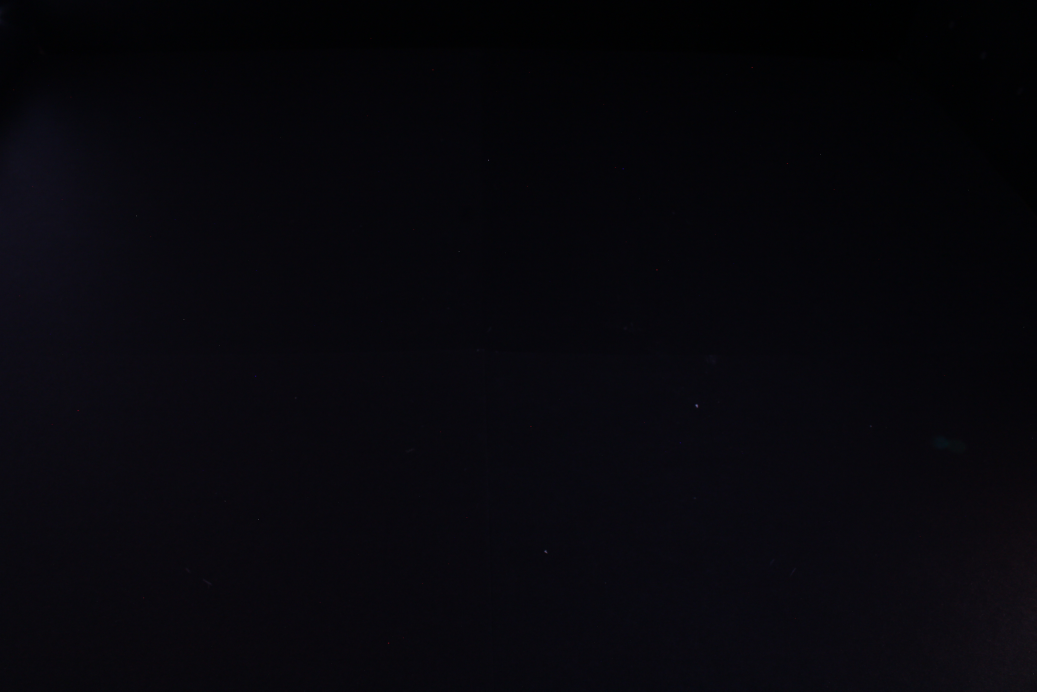
#> input picture src/data/optimized_hdri_results/brighter_gnome/night_no_obj.JPG, 5184 x 3456 px, given in place of winter_obj.JPG, which was not available (shown at 1/5 size)
$ jupyter execute --allow-errors led_test.ipynb
#> lines starting #> are read from the running program, lines starting #| are printed output that depends on the picture; after the words box and inside, x2 and y2 are one past the last pixel; in counts of white or black regions, pixels touching at a corner belong together; pictures that were not available may be replaced by others from this repository, and a replacement may not be noted
### src/Utils.py
import mitsuba as mi
import matplotlib.pyplot as plt
import numpy as np
import cv2
import json
from Configs import Configs as cf

class SceneUtils:

    # [496 lines left out: functions light_grid_old, light_grid, light_grid_2d, get_cube_path, get_base_scene_dict, add_sphere_to_scene_dict and 3 more, not called in this run]

    @staticmethod
    def get_mask(img1, img2, threshold=30):
        diff = cv2.absdiff(img1, img2)
        diff = cv2.cvtColor(diff, cv2.COLOR_BGR2GRAY)
        mask = cv2.threshold(diff, threshold, 255, cv2.THRESH_BINARY)[1]
        mask = cv2.cvtColor(mask, cv2.COLOR_GRAY2BGR)

        return mask

class ConfigUtils:
    """
    Utility class for loading, getting, setting, and saving configuration
    stored in a nested JSON structure. Automatically saves on each set operation.
    """
    # [39 lines left out: functions __init__, _load_json, save, get_value, set_value, not called in this run]


    # Top-level convenience methods

    # calibration_idx
    def get_calibration_idx(self):
        return self.get_value("calibration_idx")

    def set_calibration_idx(self, idx):
        self.set_value("calibration_idx", idx)


    # scene_calibration_params (raw dict of JSON-strings)
    def get_scene_param(self, param):
        raw = self.get_value(f"scene_calibration_params.{param}")
        return json.loads(raw)

    def set_scene_param(self, param, vals):
        self.set_value(f"scene_calibration_params.{param}", json.dumps(vals))

    def get_scene_calibration_params(self):
        """Return the raw scene_calibration_params dict (values are JSON-strings)."""
        return self.get_value("scene_calibration_params")

    # [15 lines left out: functions set_scene_calibration_params, get_camera_param, not called in this run]

    def set_camera_param(self, param, vals):
        val = json.dumps(vals) if not isinstance(vals, str) else vals
        self.set_value(f"camera_calibration_params.{param}", val)

    def get_camera_calibration_params(self):
        """Return the raw camera_calibration_params dict (values are strings)."""
        return self.get_value("camera_calibration_params")

    # [24 lines left out: functions set_camera_calibration_params, get_hdri_mapping, set_hdri_mapping, not called in this run]

    # # individual light helpers (optional)
    # def get_light_rgb(self, light):
    #     """Get RGB list for a specific light (e.g., 'light_3')."""
    #     return self.get_value(f"hdri_mapping.{light}.rgb")

    # def set_light_rgb(self, light, rgb):
    #     """Set RGB list for a specific light and save."""
    #     self.set_value(f"hdri_mapping.{light}.rgb", rgb)

### src/led_test.ipynb
[cell 1]
from LEDController import LEDController
from CameraController import CameraController
from DataCollection import DataCollection
import time

hdri_name = "bloem"
calibration_idx = 57
calibration_images_folder = "data/optimized_hdri_results"

hdri_list = [
    # "bloem",
    # "cinema_lobby_4k",
    # "circus_arena_4k",
    # "indoor",
    # "night",
    "winter"
    ]

# led = LEDController()
# CollectionController = DataCollection(led_test=False, camera_test=False, calibration_folder=calibration_images_folder)
# camera = CameraController()

#> (a cell that did not finish here is left out)

[cell 3]
from Utils import SceneUtils
import cv2
import os

# src/data/optimized_hdri_results/bloem_no_obj.JPG

folder = "data/optimized_hdri_results/brighter_gnome"
for hdri in hdri_list:
    print(hdri)
    im1 = cv2.imread(f"{folder}/{hdri}_obj.JPG")
#> im1 is the input picture: shape (3456, 5184, 3); mean B, G, R 11.9, 6.9, 7.6
    # cv2.imshow("Image 1", im1)
    im2 = cv2.imread(f"{folder}/{hdri}_no_obj.JPG")
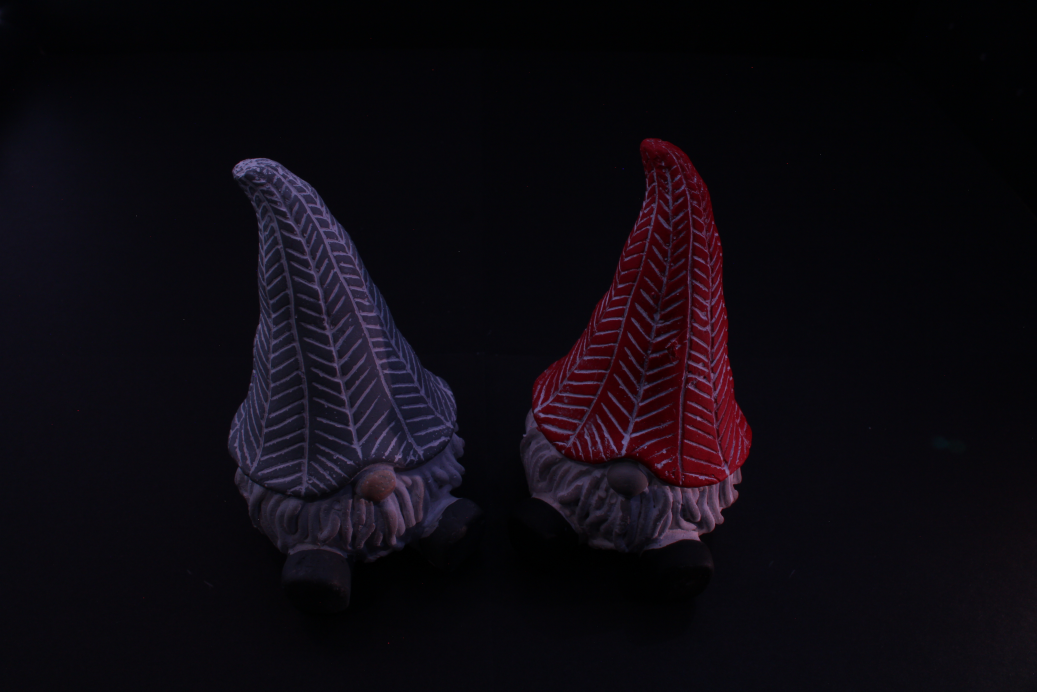
#> input picture src/data/optimized_hdri_results/brighter_gnome/night_obj.JPG, 5184 x 3456 px, given in place of winter_no_obj.JPG, which was not available (shown at 1/5 size)
#> im2 is the input picture: shape (3456, 5184, 3); mean B, G, R 16.5, 9.9, 14
    # cv2.imshow("Image 2", im2)
    mask = SceneUtils.get_mask(im2, im1, 10)
#> in get_mask, `diff = cv2.cvtColor(diff, cv2.COLOR_BGR2GRAY)`:
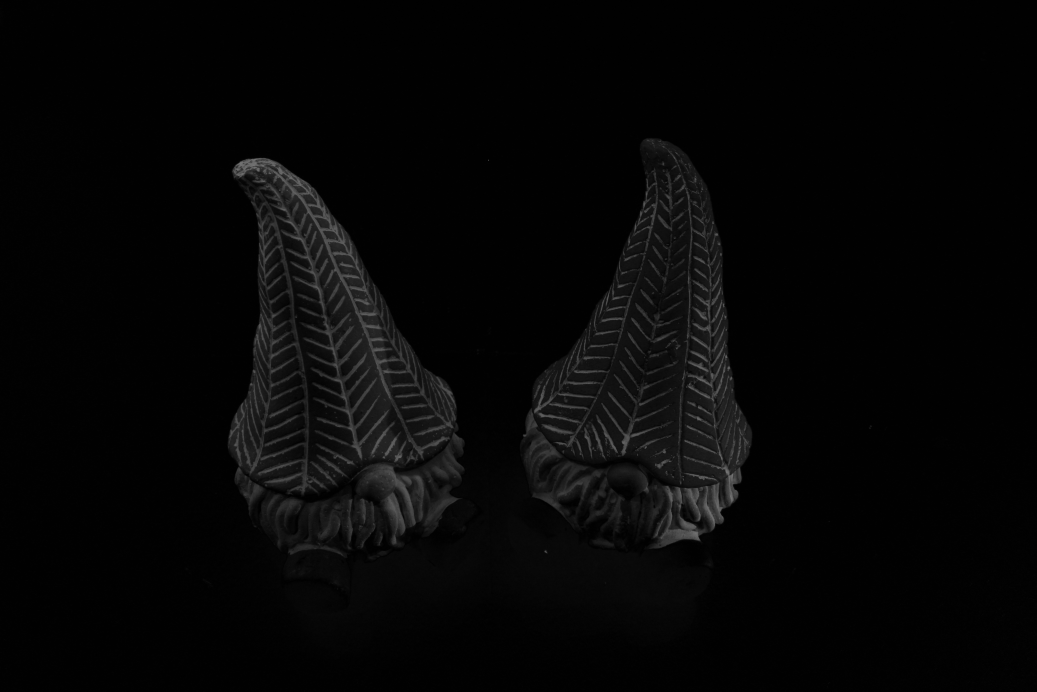
#> diff: shape (3456, 5184) (shown at 1/5 size); min 0, max 234, mean 6.2
#> in get_mask, `mask = cv2.threshold(diff, threshold, 255, cv2.THRESH_BINARY)[1]`:
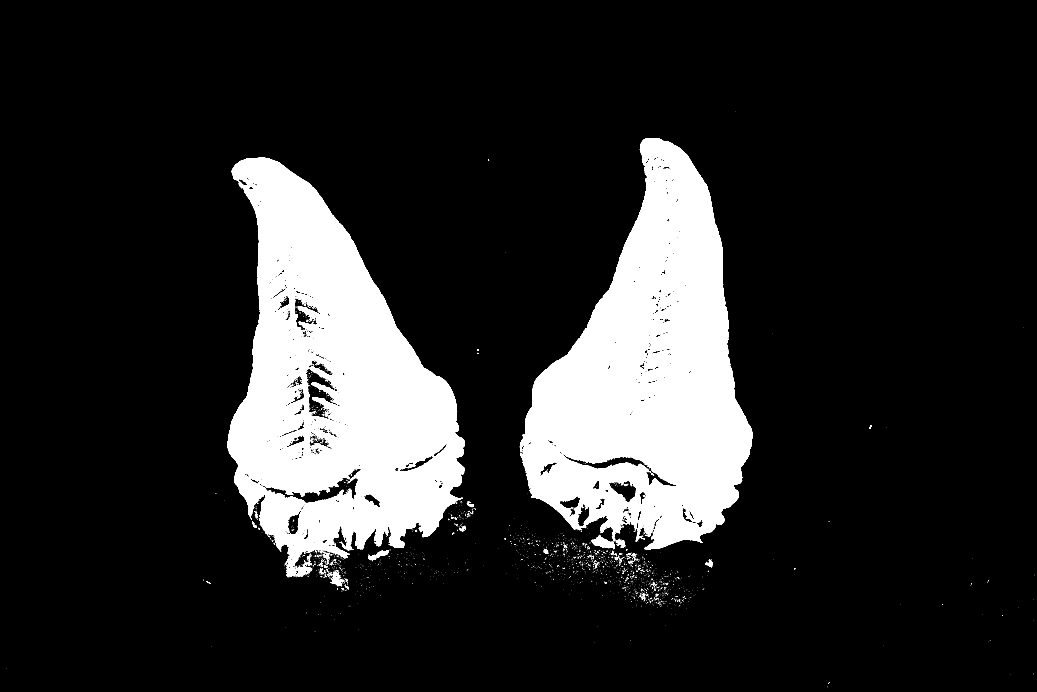
#> mask: shape (3456, 5184) (shown at 1/5 size); 15.1% white; 3997 white regions (3881 under 20 px), largest, box (x1, y1, x2, y2) and area: (1137, 788, 2325, 2886) 1345488, (2599, 690, 3762, 2748) 1331914, (2958, 2676, 3075, 2743) 3914
    # cv2.imshow("Mask", mask)

    mask_path = os.path.join(folder, f"{hdri}_mask.png")
    result_path = os.path.join(folder, f"{hdri}_result.png")

    result = cv2.bitwise_and(im1, mask)
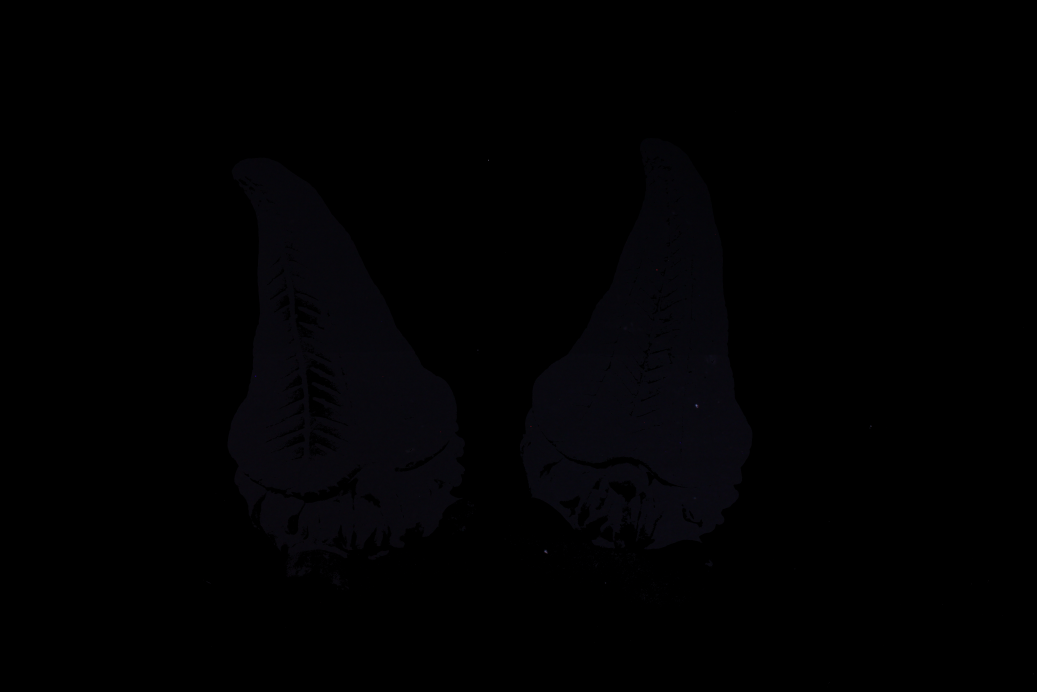
#> result: shape (3456, 5184, 3) (shown at 1/5 size); mean B, G, R 2, 1.1, 1.3


    # save it
    success_mask = cv2.imwrite(mask_path, mask)
    success_result = cv2.imwrite(result_path, result)
    if not success_result and not success_mask:
        print(f"Failed to save result for {hdri} at {result_path}")
    else:
        print(f"Saved result: {result_path}")
    # [10 lines of commented-out code are left out]
